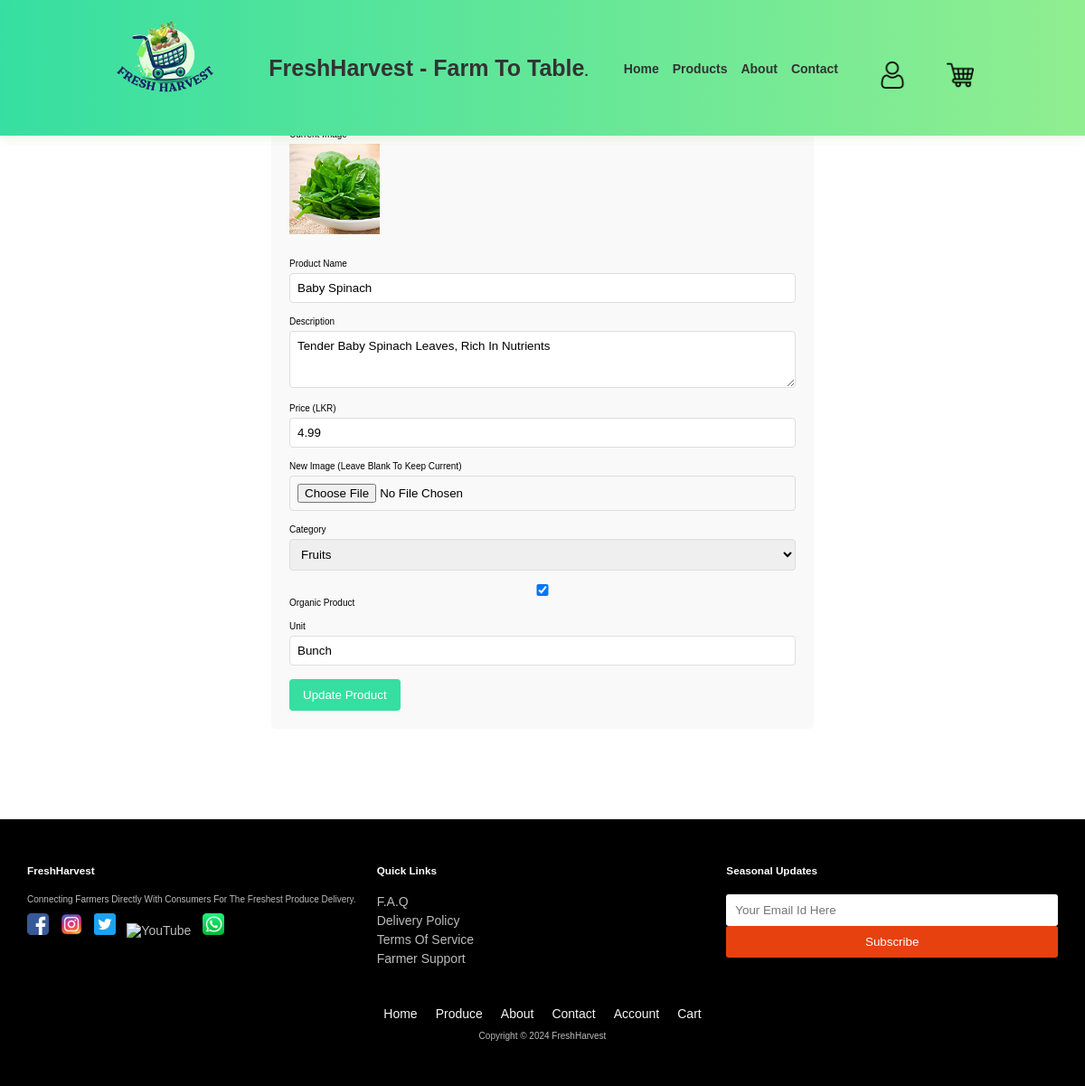
Screenshot of /edit_product.php?id=3 (signed in) with the database file from the repository.
### tables this page shows
CREATE TABLE IF NOT EXISTS products (
    id INT AUTO_INCREMENT PRIMARY KEY,
    name VARCHAR(255) NOT NULL,
    description TEXT,
    price DECIMAL(10,2) NOT NULL,
    image VARCHAR(255),
    category VARCHAR(100),
    is_organic TINYINT(1) DEFAULT 0,
    unit VARCHAR(50) DEFAULT 'kg',
    farmer_id INT NOT NULL,
    created_at TIMESTAMP DEFAULT CURRENT_TIMESTAMP,
    FOREIGN KEY (farmer_id) REFERENCES users(id) ON DELETE CASCADE
);

### edit_product.php (the view, shortened to what this page needs)
<?php
require_once 'db.php';
$product = [];
if (isset($_GET['id'])) {
    try {
        $stmt = $pdo->prepare("SELECT * FROM products WHERE id = ? AND farmer_id = ?");
        $stmt->execute([$_GET['id'], $_SESSION['user_id']]);
        $product = $stmt->fetch();
    } catch (PDOException $e) {
        die("Error: " . $e->getMessage());
    }
}
?>
<!DOCTYPE html>
<html>
<head>
    <link rel="stylesheet" href="css/style1.css">
</head>
<body>
     <header>
           <a href="" class="logo">
          <img src="images/logo.png" alt="FreshHarvest Logo" class="logo-img">
        </a>
        <a href="" class="logo">
          FreshHarvest - Farm to Table<span>.</span>
        </a>
      <nav class="navbar">
        <ul>
          <li><a href="index.php">Home</a></li>
          <li><a href="products.php">Products</a></li>
          <li><a href="about.php">About</a></li>
          <li><a href="contact.php">Contact</a></li>
          <li><a href="account.php"><img src="images/account.png" alt="Account" class="nav-image"></a></li>
          <li><a href="cart.php"><img src="images/cart.png" alt="Shopping Cart" class="nav-image"></a></li>
        </ul>
      </nav>
    </header>
    <main class="form-container">
        <h1>Edit Product</h1>
        <form method="POST" enctype="multipart/form-data">
            <div class="form-group">
                <label>Current Image</label>
                <img src="images/<?= htmlspecialchars($product['image']) ?>" class="current-image">
            </div>
            <div class="form-group">
                <label>Product Name</label>
                <input type="text" name="name" value="<?= htmlspecialchars($product['name']) ?>" required>
            </div>
            <div class="form-group">
                <label>Description</label>
                <textarea name="description" rows="3"><?= htmlspecialchars($product['description']) ?></textarea>
            </div>
            <div class="form-group">
                <label>Price (LKR)</label>
                <input type="number" name="price" step="0.01" min="0" value="<?= htmlspecialchars($product['price']) ?>" required>
            </div>
            <div class="form-group">
                <label>New Image (leave blank to keep current)</label>
                <input type="file" name="image">
            </div>
            <div class="form-group">
                <label>Category</label>
                <select name="category" required>
                    <option value="fruits" <?= $product['category'] === 'fruits' ? 'selected' : '' ?>>Fruits</option>
                </select>
            </div>
            <div class="form-group">
                <label>
                    <input type="checkbox" name="is_organic" <?= $product['is_organic'] ? 'checked' : '' ?>> Organic Product
                </label>
            </div>
            <div class="form-group">
                <label>Unit</label>
                <input type="text" name="unit" value="<?= htmlspecialchars($product['unit']) ?>" required>
            </div>
            <button type="submit" class="submit-btn">Update Product</button>
        </form>
    </main>
    <footer class="footer">
        <div class="footer-container">
          <div class="footer-section">
            <h3>FreshHarvest</h3>
            <p>Connecting farmers directly with consumers for the freshest produce delivery.</p>
            <div class="social-icons">
              <a href="#"><img src="images/faceboook.png" alt="Facebook"></a>
              <a href="#"><img src="images/instagram.png" alt="Instagram"></a>
              <a href="#"><img src="images/twitter.png" alt="Twitter"></a>
              <a href="#"><img src="images/youtube.png" alt="YouTube"></a>
              <a href="#"><img src="images/whatsapp.png" alt="WhatsApp"></a>
            </div>
          </div>
          <div class="footer-section">
            <h3>Quick Links</h3>
            <a href="support.php">F.A.Q</a>
            <a href="support.php">Delivery Policy</a>
            <a href="support.php">Terms Of Service</a>
            <a href="support.php">Farmer Support</a>
          </div>
          <div class="footer-section newsletter">
            <h3>Seasonal Updates</h3>
            <input type="email" placeholder="Your email id here">
            <button id="newsletterBtn">Subscribe</button>
          </div>
        </div>
        <div class="footer-bottom">
          <div class="footer-nav">
            <a href="index.php">Home</a>
            <a href="products.php">Produce</a>
            <a href="about.php">About</a>
            <a href="contact.php">Contact</a>
            <a href="account.php">Account</a>
            <a href="cart.php">Cart</a>
          </div><br>
          <p>Copyright © 2024 FreshHarvest</p>
        </div>
    </footer>
</body>
</html>

### css/style1.css (style rules this page uses)
* { margin: 0; padding: 0; box-sizing: border-box; font-family: Verdana, Geneva, Tahoma, sans-serif; outline: none; border: none; text-decoration: none; text-transform: capitalize; transition: 0.2s linear; }
html { font-size: 62.5%; scroll-behavior: smooth; scroll-padding-top: 6rem; overflow-x: hidden; }
header { position: fixed; top: 0; left: 0; right: 0; background: linear-gradient(to right, #36dfa1, #90EE90); padding: 2rem 9%; display: flex; align-items: center; justify-content: space-between; z-index: 1000; box-shadow: 0 .5rem 1rem rgba(132, 190, 52, 0.1); font-weight: bolder; height: 150px; }
header .logo { font-size: 2.5rem; color: #333; font-weight: bold; }
header .logo span { color: var(--white); }
header .logo-img { width: 150px; height: auto; margin-left: 0px; }
header .navbar ul { display: flex; list-style: none; font-family:Arial, Helvetica, sans-serif; }
header .navbar ul li { padding-top: 0.5cm; margin-right: 1.5rem; font-size:small; color: #070707; font-family:Arial, Helvetica, sans-serif; }
header .nav-image { width: 30px; margin-left: 30px; transition: transform 0.3s; }
body { font-family: Arial, sans-serif; margin: 0; padding: 0; }
.footer { background-color: #000000; color: #bbb; padding: 40px 0; width: 100%; box-sizing: border-box; }
.footer-container { display: flex; justify-content: space-between; flex-wrap: wrap; width: 100%; padding: 0 20px; box-sizing: border-box; }
.footer-section { flex: 1; min-width: 250px; margin: 10px; }
.footer-section h3 { color: #fff; margin-bottom: 20px; }
.footer-section p, .footer-section a { color: #bbb; text-decoration: none; margin: 5px 0; display: block; }
.footer-section .social-icons a { display: inline-block; margin-right: 10px; }
.footer-section .social-icons a img { width: 24px; height: 24px; }
.newsletter input[type="email"] { padding: 10px; border: none; border-radius: 3px; color: #0f0e0e; }
.newsletter button { padding: 10px; background-color: #e6410f; border: none; color: white; border-radius: 3px; cursor: pointer; width: 100%; transition: background-color 0.3s; }
.footer-bottom { text-align: center; padding: 10px; background-color: #000000; width: 100%; box-sizing: border-box; }
.footer-bottom p { margin: 0; }
.footer-nav { display: flex; justify-content: center; flex-wrap: wrap; margin-top: 20px; }
.footer-nav a { color: #f8f4f4; text-decoration: none; margin: 0 10px; }
span { font-size: 15px; }
a { color: #333; font-size: 14px; text-decoration: none; margin: 15px 0; }

### edit_product.php (style rules this page uses)
.form-container { max-width: 600px; margin: 100px auto; padding: 20px; background: #f9f9f9; border-radius: 5px; }
.form-group { margin-bottom: 15px; }
label { display: block; margin-bottom: 5px; }
input, textarea, select { width: 100%; padding: 8px; border: 1px solid #ddd; border-radius: 4px; }
.submit-btn { background: #36dfa1; color: white; padding: 10px 15px; border: none; border-radius: 4px; cursor: pointer; }
.current-image { width: 100px; height: 100px; object-fit: cover; margin-bottom: 10px; }

### rows the page displays
products: image (picture), name "Baby Spinach", description "Tender baby spinach leaves, rich in nutrients", price "4.99", is_organic "☑", unit "bunch"
